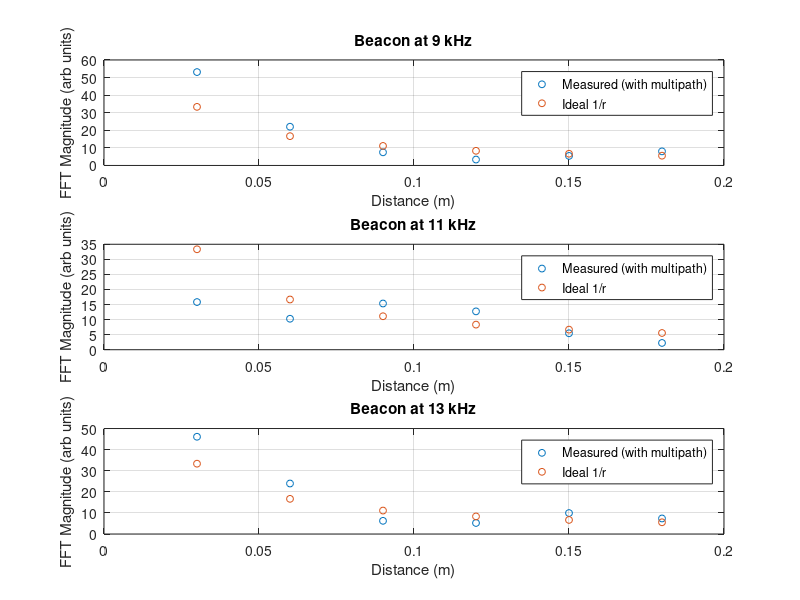

This chart was generated by the following MATLAB code:
clear; clc; close all;

% Speed of sound in water
c = 1500;  % m/s

% Beacon frequencies
f = [9000 11000 13000];  % Hz

% Distance vector (3 cm spacing)
r = 0.03 : 0.03 : 0.18;   % 10 cm to 2 m

figure;

for k = 1:3
    
    lambda = c / f(k);
    k_wave = 2*pi / lambda;
    
    % ----- Ideal 1/r decay -----
    A = 1;                 % arbitrary amplitude constant
    ideal = A ./ r;        % smooth theoretical model
    
    % ----- Multipath simulation -----
    reflection_strength = 0.6;
    path_difference = 0.3;  % extra path length (m)
    
    multipath = reflection_strength ./ r .* ...
                cos(k_wave * (r + path_difference));
    
    V = ideal + multipath;
    
    % Add small measurement noise
    V = V + 0.03*randn(size(V));
    
    % ----- Plot -----
    subplot(3,1,k)
    
    plot(r, V, 'o', 'MarkerSize',5)
    hold on
    plot(r, ideal,'o', 'MarkerSize',5)
    hold off
    
    xlabel('Distance (m)')
    ylabel('FFT Magnitude (arb units)')
    title(['Beacon at ', num2str(f(k)/1000), ' kHz'])
    legend('Measured (with multipath)','Ideal 1/r','Location','northeast')
    grid on
end
